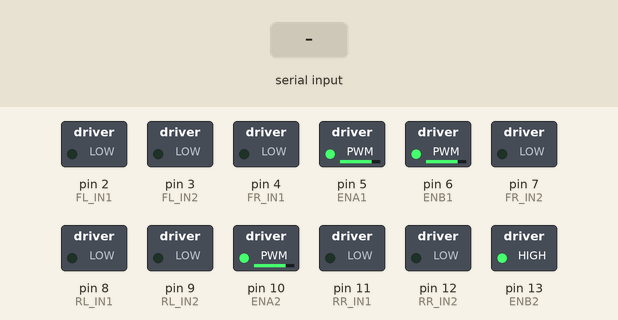
This sketch was run on a simulated Arduino Uno, built with avr-gcc and run on an emulated ATmega328P. On the bench: switched loads named in the sketch (green lamp = pin HIGH). Inputs (shaded band) come from the test bench.

Above: at 1.2 s.
1.3 s: "F" received over the second serial link
At 1.9 s:
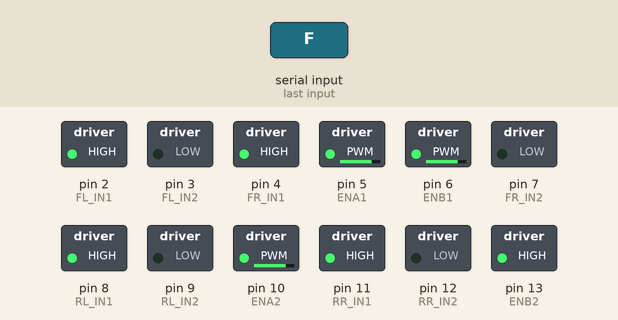
2.8 s: "B" received over the second serial link
At 4.0 s:
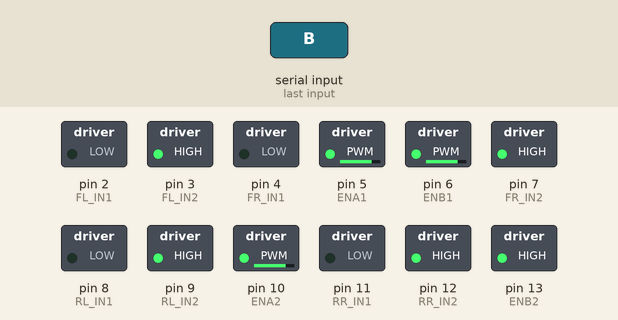
4.3 s: "L" received over the second serial link
At 5.4 s:
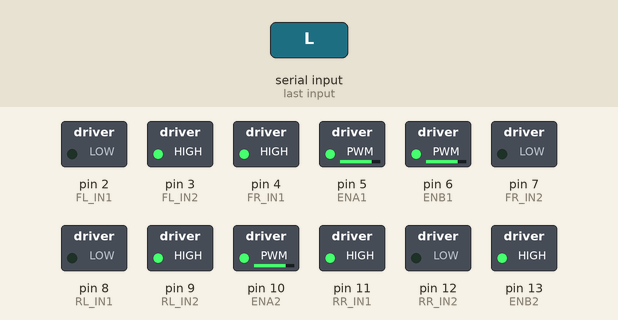
5.8 s: "R" received over the second serial link
At 6.5 s:
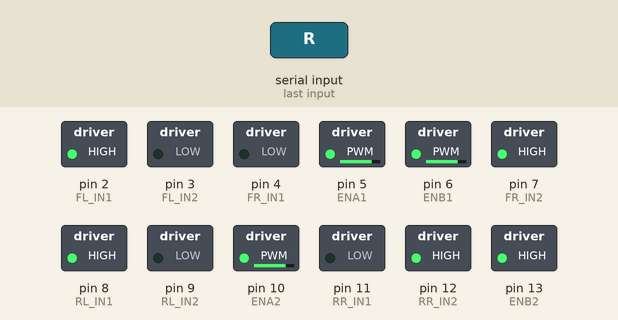
7.3 s: "S" received over the second serial link
At 7.7 s:
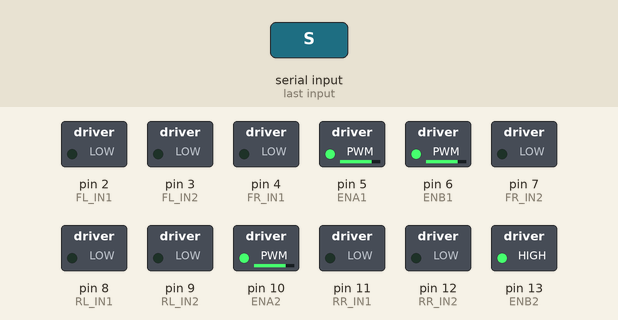
Timing chart, 0 to 9.8 s (numbered marks = the images above; inputs shaded):
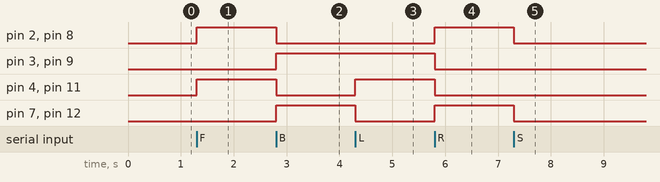

The sketch:

raindropsensor.ino
```cpp
#include <SoftwareSerial.h>

// Bluetooth on safe pins
SoftwareSerial BT(A0, A1); // RX, TX

// -------- FRONT L298N --------
int FL_IN1 = 2;
int FL_IN2 = 3;
int FR_IN1 = 4;
int FR_IN2 = 7;
int ENA1 = 5;
int ENB1 = 6;

// -------- REAR L298N --------
int RL_IN1 = 8;
int RL_IN2 = 9;
int RR_IN1 = 11;
int RR_IN2 = 12;
int ENA2 = 10;
int ENB2 = 13;

// Speed (0–255)
int speedCar = 200;

void setup() {
  int pins[] = {
    FL_IN1, FL_IN2, FR_IN1, FR_IN2,
    RL_IN1, RL_IN2, RR_IN1, RR_IN2,
    ENA1, ENB1, ENA2, ENB2
  };

  for (int i = 0; i < 12; i++) {
    pinMode(pins[i], OUTPUT);
  }

  analogWrite(ENA1, speedCar);
  analogWrite(ENB1, speedCar);
  analogWrite(ENA2, speedCar);
  analogWrite(ENB2, speedCar);

  BT.begin(9600);
}

void loop() {
  if (BT.available()) {
    char cmd = BT.read();

    switch (cmd) {
      case 'F': forward(); break;
      case 'B': backward(); break;
      case 'L': left(); break;
      case 'R': right(); break;
      case 'S': stopCar(); break;
    }
  }
}

// -------- MOVEMENT FUNCTIONS --------

void forward() {
  digitalWrite(FL_IN1, HIGH); digitalWrite(FL_IN2, LOW);
  digitalWrite(FR_IN1, HIGH); digitalWrite(FR_IN2, LOW);
  digitalWrite(RL_IN1, HIGH); digitalWrite(RL_IN2, LOW);
  digitalWrite(RR_IN1, HIGH); digitalWrite(RR_IN2, LOW);
}

void backward() {
  digitalWrite(FL_IN1, LOW); digitalWrite(FL_IN2, HIGH);
  digitalWrite(FR_IN1, LOW); digitalWrite(FR_IN2, HIGH);
  digitalWrite(RL_IN1, LOW); digitalWrite(RL_IN2, HIGH);
  digitalWrite(RR_IN1, LOW); digitalWrite(RR_IN2, HIGH);
}

void left() {
  digitalWrite(FL_IN1, LOW); digitalWrite(FL_IN2, HIGH);
  digitalWrite(RL_IN1, LOW); digitalWrite(RL_IN2, HIGH);
  digitalWrite(FR_IN1, HIGH); digitalWrite(FR_IN2, LOW);
  digitalWrite(RR_IN1, HIGH); digitalWrite(RR_IN2, LOW);
}

void right() {
  digitalWrite(FL_IN1, HIGH); digitalWrite(FL_IN2, LOW);
  digitalWrite(RL_IN1, HIGH); digitalWrite(RL_IN2, LOW);
  digitalWrite(FR_IN1, LOW); digitalWrite(FR_IN2, HIGH);
  digitalWrite(RR_IN1, LOW); digitalWrite(RR_IN2, HIGH);
}

void stopCar() {
  digitalWrite(FL_IN1, LOW); digitalWrite(FL_IN2, LOW);
  digitalWrite(FR_IN1, LOW); digitalWrite(FR_IN2, LOW);
  digitalWrite(RL_IN1, LOW); digitalWrite(RL_IN2, LOW);
  digitalWrite(RR_IN1, LOW); digitalWrite(RR_IN2, LOW);
}
```

Measured:
- after the input at 1.3 s, pin 2 (FL_IN1), pin 4 (FR_IN1), pin 8 (RL_IN1), pin 11 (RR_IN1): LOW → HIGH at once
- after the input at 2.8 s, pin 2 (FL_IN1), pin 4 (FR_IN1), pin 8 (RL_IN1), pin 11 (RR_IN1): HIGH → LOW at once; pin 3 (FL_IN2), pin 7 (FR_IN2), pin 9 (RL_IN2), pin 12 (RR_IN2): LOW → HIGH at once
- after the input at 4.3 s, pin 4 (FR_IN1), pin 11 (RR_IN1): LOW → HIGH at once; pin 7 (FR_IN2), pin 12 (RR_IN2): HIGH → LOW at once
- after the input at 5.8 s, pin 2 (FL_IN1), pin 7 (FR_IN2), pin 8 (RL_IN1), pin 12 (RR_IN2): LOW → HIGH at once; pin 3 (FL_IN2), pin 4 (FR_IN1), pin 9 (RL_IN2), pin 11 (RR_IN1): HIGH → LOW at once
- after the input at 7.3 s, pin 2 (FL_IN1), pin 7 (FR_IN2), pin 8 (RL_IN1), pin 12 (RR_IN2): HIGH → LOW at once
